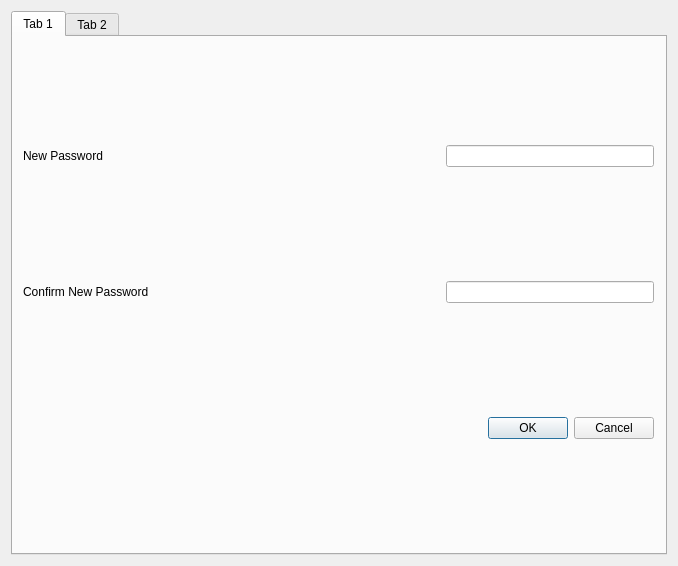
<?xml version="1.0" encoding="UTF-8"?>
<ui version="4.0">
 <class>AccountManagement</class>
 <widget class="QDialog" name="AccountManagement">
  <property name="geometry">
   <rect>
    <x>0</x>
    <y>0</y>
    <width>678</width>
    <height>566</height>
   </rect>
  </property>
  <property name="windowTitle">
   <string>Dialog</string>
  </property>
  <layout class="QVBoxLayout" name="verticalLayout">
   <item>
    <widget class="QTabWidget" name="tabWidget">
     <property name="currentIndex">
      <number>0</number>
     </property>
     <widget class="QWidget" name="ChangePass">
      <attribute name="title">
       <string>Tab 1</string>
      </attribute>
      <widget class="QWidget" name="verticalLayoutWidget">
       <property name="geometry">
        <rect>
         <x>10</x>
         <y>0</y>
         <width>631</width>
         <height>511</height>
        </rect>
       </property>
       <layout class="QVBoxLayout" name="ChangePass_2">
        <item>
         <layout class="QHBoxLayout" name="NewPass">
          <item>
           <widget class="QLabel" name="label_2">
            <property name="sizePolicy">
             <sizepolicy hsizetype="MinimumExpanding" vsizetype="Preferred">
              <horstretch>0</horstretch>
              <verstretch>0</verstretch>
             </sizepolicy>
            </property>
            <property name="minimumSize">
             <size>
              <width>84</width>
              <height>0</height>
             </size>
            </property>
            <property name="text">
             <string>New Password</string>
            </property>
           </widget>
          </item>
          <item>
           <spacer name="horizontalSpacer_2">
            <property name="orientation">
             <enum>Qt::Horizontal</enum>
            </property>
            <property name="sizeHint" stdset="0">
             <size>
              <width>40</width>
              <height>20</height>
             </size>
            </property>
           </spacer>
          </item>
          <item>
           <widget class="QLineEdit" name="lineEdit_2"/>
          </item>
         </layout>
        </item>
        <item>
         <layout class="QHBoxLayout" name="ConfirmNew">
          <item>
           <widget class="QLabel" name="label">
            <property name="sizePolicy">
             <sizepolicy hsizetype="MinimumExpanding" vsizetype="Preferred">
              <horstretch>0</horstretch>
              <verstretch>0</verstretch>
             </sizepolicy>
            </property>
            <property name="minimumSize">
             <size>
              <width>84</width>
              <height>0</height>
             </size>
            </property>
            <property name="text">
             <string>Confirm New Password</string>
            </property>
           </widget>
          </item>
          <item>
           <spacer name="horizontalSpacer">
            <property name="orientation">
             <enum>Qt::Horizontal</enum>
            </property>
            <property name="sizeHint" stdset="0">
             <size>
              <width>40</width>
              <height>20</height>
             </size>
            </property>
           </spacer>
          </item>
          <item>
           <widget class="QLineEdit" name="lineEdit"/>
          </item>
         </layout>
        </item>
        <item>
         <widget class="QDialogButtonBox" name="buttonBox">
          <property name="orientation">
           <enum>Qt::Horizontal</enum>
          </property>
          <property name="standardButtons">
           <set>QDialogButtonBox::Cancel|QDialogButtonBox::Ok</set>
          </property>
         </widget>
        </item>
       </layout>
      </widget>
     </widget>
     <widget class="QWidget" name="ChangeUser">
      <attribute name="title">
       <string>Tab 2</string>
      </attribute>
      <widget class="QWidget" name="verticalLayoutWidget_2">
       <property name="geometry">
        <rect>
         <x>20</x>
         <y>0</y>
         <width>621</width>
         <height>511</height>
        </rect>
       </property>
       <layout class="QVBoxLayout" name="ChangePass_3">
        <item>
         <layout class="QHBoxLayout" name="OldPass_2">
          <item>
           <widget class="QLabel" name="label_4">
            <property name="sizePolicy">
             <sizepolicy hsizetype="MinimumExpanding" vsizetype="Preferred">
              <horstretch>0</horstretch>
              <verstretch>0</verstretch>
             </sizepolicy>
            </property>
            <property name="minimumSize">
             <size>
              <width>84</width>
              <height>0</height>
             </size>
            </property>
            <property name="text">
             <string>New User Name</string>
            </property>
           </widget>
          </item>
          <item>
           <spacer name="horizontalSpacer_4">
            <property name="orientation">
             <enum>Qt::Horizontal</enum>
            </property>
            <property name="sizeHint" stdset="0">
             <size>
              <width>40</width>
              <height>20</height>
             </size>
            </property>
           </spacer>
          </item>
          <item>
           <widget class="QLineEdit" name="lineEdit_4"/>
          </item>
         </layout>
        </item>
        <item>
         <widget class="QDialogButtonBox" name="buttonBox_2">
          <property name="orientation">
           <enum>Qt::Horizontal</enum>
          </property>
          <property name="standardButtons">
           <set>QDialogButtonBox::Cancel|QDialogButtonBox::Ok</set>
          </property>
         </widget>
        </item>
       </layout>
      </widget>
     </widget>
    </widget>
   </item>
  </layout>
 </widget>
 <resources/>
 <connections/>
</ui>
